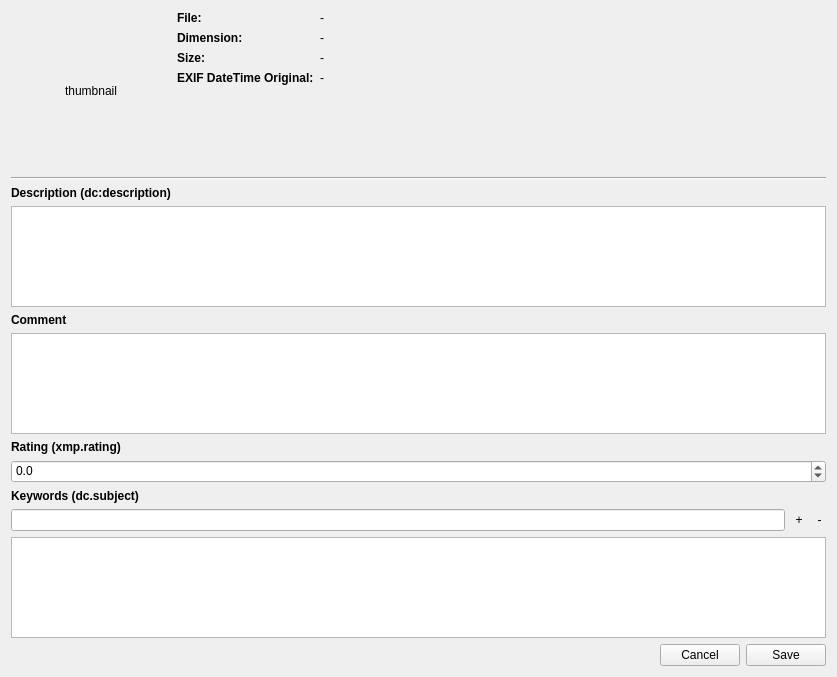
<?xml version="1.0" encoding="UTF-8"?>
<ui version="4.0">
 <class>MainWindow</class>
 <widget class="QMainWindow" name="MainWindow">
  <property name="geometry">
   <rect>
    <x>0</x>
    <y>0</y>
    <width>837</width>
    <height>677</height>
   </rect>
  </property>
  <property name="minimumSize">
   <size>
    <width>500</width>
    <height>600</height>
   </size>
  </property>
  <property name="windowTitle">
   <string>MainWindow</string>
  </property>
  <widget class="QWidget" name="centralWidget">
   <layout class="QVBoxLayout" name="verticalLayout">
    <item>
     <layout class="QHBoxLayout" name="horizontalLayout_2">
      <item>
       <layout class="QHBoxLayout" name="thumbnailLayout">
        <item>
         <widget class="QLabel" name="thumbnail">
          <property name="minimumSize">
           <size>
            <width>160</width>
            <height>160</height>
           </size>
          </property>
          <property name="maximumSize">
           <size>
            <width>160</width>
            <height>160</height>
           </size>
          </property>
          <property name="text">
           <string>thumbnail</string>
          </property>
          <property name="scaledContents">
           <bool>true</bool>
          </property>
          <property name="alignment">
           <set>Qt::AlignCenter</set>
          </property>
         </widget>
        </item>
        <item>
         <layout class="QFormLayout" name="infoLayout">
          <item row="0" column="0">
           <widget class="QLabel" name="label_2">
            <property name="sizePolicy">
             <sizepolicy hsizetype="Fixed" vsizetype="Fixed">
              <horstretch>0</horstretch>
              <verstretch>0</verstretch>
             </sizepolicy>
            </property>
            <property name="font">
             <font>
              <weight>75</weight>
              <bold>true</bold>
             </font>
            </property>
            <property name="text">
             <string>File:</string>
            </property>
           </widget>
          </item>
          <item row="1" column="0">
           <widget class="QLabel" name="label_3">
            <property name="sizePolicy">
             <sizepolicy hsizetype="Fixed" vsizetype="Fixed">
              <horstretch>0</horstretch>
              <verstretch>0</verstretch>
             </sizepolicy>
            </property>
            <property name="font">
             <font>
              <weight>75</weight>
              <bold>true</bold>
             </font>
            </property>
            <property name="text">
             <string>Dimension:</string>
            </property>
           </widget>
          </item>
          <item row="2" column="0">
           <widget class="QLabel" name="label_4">
            <property name="sizePolicy">
             <sizepolicy hsizetype="Fixed" vsizetype="Fixed">
              <horstretch>0</horstretch>
              <verstretch>0</verstretch>
             </sizepolicy>
            </property>
            <property name="font">
             <font>
              <weight>75</weight>
              <bold>true</bold>
             </font>
            </property>
            <property name="text">
             <string>Size:</string>
            </property>
           </widget>
          </item>
          <item row="0" column="1">
           <widget class="QLabel" name="fileName">
            <property name="sizePolicy">
             <sizepolicy hsizetype="Fixed" vsizetype="Preferred">
              <horstretch>0</horstretch>
              <verstretch>0</verstretch>
             </sizepolicy>
            </property>
            <property name="text">
             <string>-</string>
            </property>
           </widget>
          </item>
          <item row="1" column="1">
           <widget class="QLabel" name="dimension">
            <property name="sizePolicy">
             <sizepolicy hsizetype="Fixed" vsizetype="Preferred">
              <horstretch>0</horstretch>
              <verstretch>0</verstretch>
             </sizepolicy>
            </property>
            <property name="text">
             <string>-</string>
            </property>
           </widget>
          </item>
          <item row="3" column="0">
           <widget class="QLabel" name="label_6">
            <property name="sizePolicy">
             <sizepolicy hsizetype="Fixed" vsizetype="Fixed">
              <horstretch>0</horstretch>
              <verstretch>0</verstretch>
             </sizepolicy>
            </property>
            <property name="font">
             <font>
              <weight>75</weight>
              <bold>true</bold>
             </font>
            </property>
            <property name="text">
             <string>EXIF DateTime Original:</string>
            </property>
           </widget>
          </item>
          <item row="3" column="1">
           <widget class="QLabel" name="exifDateTimeOriginal">
            <property name="sizePolicy">
             <sizepolicy hsizetype="Fixed" vsizetype="Preferred">
              <horstretch>0</horstretch>
              <verstretch>0</verstretch>
             </sizepolicy>
            </property>
            <property name="text">
             <string>-</string>
            </property>
           </widget>
          </item>
          <item row="2" column="1">
           <widget class="QLabel" name="fileSize">
            <property name="sizePolicy">
             <sizepolicy hsizetype="Fixed" vsizetype="Preferred">
              <horstretch>0</horstretch>
              <verstretch>0</verstretch>
             </sizepolicy>
            </property>
            <property name="text">
             <string>-</string>
            </property>
           </widget>
          </item>
         </layout>
        </item>
       </layout>
      </item>
     </layout>
    </item>
    <item>
     <widget class="Line" name="line">
      <property name="orientation">
       <enum>Qt::Horizontal</enum>
      </property>
     </widget>
    </item>
    <item>
     <layout class="QVBoxLayout" name="descriptionLayout">
      <item>
       <widget class="QLabel" name="label_5">
        <property name="sizePolicy">
         <sizepolicy hsizetype="Preferred" vsizetype="Fixed">
          <horstretch>0</horstretch>
          <verstretch>0</verstretch>
         </sizepolicy>
        </property>
        <property name="font">
         <font>
          <weight>75</weight>
          <bold>true</bold>
         </font>
        </property>
        <property name="text">
         <string>Description (dc:description)</string>
        </property>
        <property name="alignment">
         <set>Qt::AlignBottom|Qt::AlignLeading|Qt::AlignLeft</set>
        </property>
       </widget>
      </item>
      <item>
       <widget class="QPlainTextEdit" name="description"/>
      </item>
     </layout>
    </item>
    <item>
     <layout class="QVBoxLayout" name="imageCommentLayout">
      <item>
       <widget class="QLabel" name="imageCommentLabel">
        <property name="sizePolicy">
         <sizepolicy hsizetype="Preferred" vsizetype="Fixed">
          <horstretch>0</horstretch>
          <verstretch>0</verstretch>
         </sizepolicy>
        </property>
        <property name="font">
         <font>
          <weight>75</weight>
          <bold>true</bold>
         </font>
        </property>
        <property name="text">
         <string>Comment</string>
        </property>
        <property name="alignment">
         <set>Qt::AlignBottom|Qt::AlignLeading|Qt::AlignLeft</set>
        </property>
       </widget>
      </item>
      <item>
       <widget class="QPlainTextEdit" name="imageComment"/>
      </item>
     </layout>
    </item>
    <item>
     <layout class="QVBoxLayout" name="ratingLayout">
      <item>
       <widget class="QLabel" name="ratingLabel">
        <property name="sizePolicy">
         <sizepolicy hsizetype="Preferred" vsizetype="Fixed">
          <horstretch>0</horstretch>
          <verstretch>0</verstretch>
         </sizepolicy>
        </property>
        <property name="font">
         <font>
          <weight>75</weight>
          <bold>true</bold>
         </font>
        </property>
        <property name="text">
         <string>Rating (xmp.rating)</string>
        </property>
        <property name="alignment">
         <set>Qt::AlignBottom|Qt::AlignLeading|Qt::AlignLeft</set>
        </property>
       </widget>
      </item>
      <item>
       <widget class="QDoubleSpinBox" name="ratingSpinBox">
        <property name="alignment">
         <set>Qt::AlignLeading|Qt::AlignLeft|Qt::AlignTop</set>
        </property>
        <property name="decimals">
         <number>1</number>
        </property>
        <property name="minimum">
         <double>-1.000000000000000</double>
        </property>
        <property name="maximum">
         <double>5.000000000000000</double>
        </property>
       </widget>
      </item>
     </layout>
    </item>
    <item>
     <layout class="QVBoxLayout" name="subjectLayout">
      <item>
       <layout class="QVBoxLayout" name="verticalLayout_2">
        <item>
         <widget class="QLabel" name="label">
          <property name="font">
           <font>
            <weight>75</weight>
            <bold>true</bold>
           </font>
          </property>
          <property name="text">
           <string>Keywords (dc.subject)</string>
          </property>
         </widget>
        </item>
        <item>
         <layout class="QHBoxLayout" name="horizontalLayout">
          <item>
           <widget class="SpotlightWidget" name="lineEdit"/>
          </item>
          <item>
           <widget class="QToolButton" name="addToolButton">
            <property name="styleSheet">
             <string notr="true">QToolButton {border: none;}</string>
            </property>
            <property name="text">
             <string>+</string>
            </property>
           </widget>
          </item>
          <item>
           <widget class="QToolButton" name="removeToolButton">
            <property name="styleSheet">
             <string notr="true">QToolButton {border: none;}</string>
            </property>
            <property name="text">
             <string>-</string>
            </property>
           </widget>
          </item>
         </layout>
        </item>
       </layout>
      </item>
      <item>
       <widget class="QListView" name="listView"/>
      </item>
     </layout>
    </item>
    <item>
     <layout class="QHBoxLayout" name="buttonsLayout">
      <item>
       <spacer name="horizontalSpacer">
        <property name="orientation">
         <enum>Qt::Horizontal</enum>
        </property>
        <property name="sizeHint" stdset="0">
         <size>
          <width>40</width>
          <height>20</height>
         </size>
        </property>
       </spacer>
      </item>
      <item>
       <widget class="QPushButton" name="cancelButton">
        <property name="sizePolicy">
         <sizepolicy hsizetype="Fixed" vsizetype="Fixed">
          <horstretch>0</horstretch>
          <verstretch>0</verstretch>
         </sizepolicy>
        </property>
        <property name="text">
         <string>Cancel</string>
        </property>
       </widget>
      </item>
      <item>
       <widget class="QPushButton" name="saveButton">
        <property name="sizePolicy">
         <sizepolicy hsizetype="Fixed" vsizetype="Fixed">
          <horstretch>0</horstretch>
          <verstretch>0</verstretch>
         </sizepolicy>
        </property>
        <property name="text">
         <string>Save</string>
        </property>
       </widget>
      </item>
     </layout>
    </item>
   </layout>
  </widget>
 </widget>
 <layoutdefault spacing="6" margin="11"/>
 <customwidgets>
  <customwidget>
   <class>SpotlightWidget</class>
   <extends>QLineEdit</extends>
   <header>SpotlightWidget.h</header>
  </customwidget>
 </customwidgets>
 <resources/>
 <connections/>
</ui>
